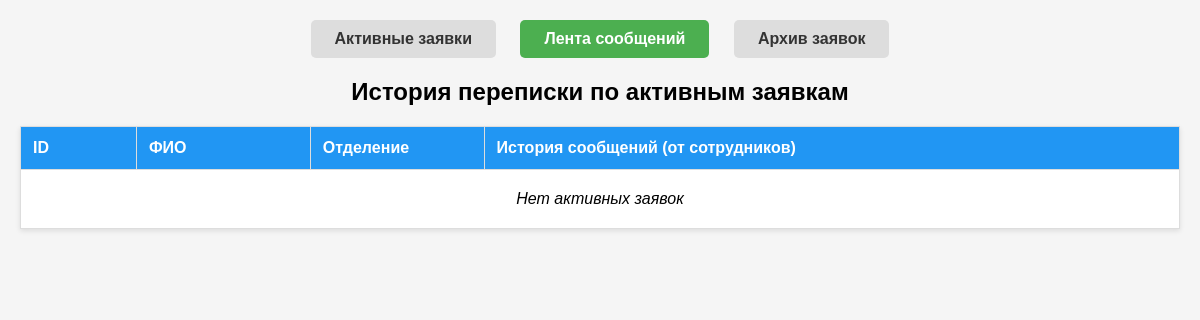
/comments, run on an earlier commit of the app's database.
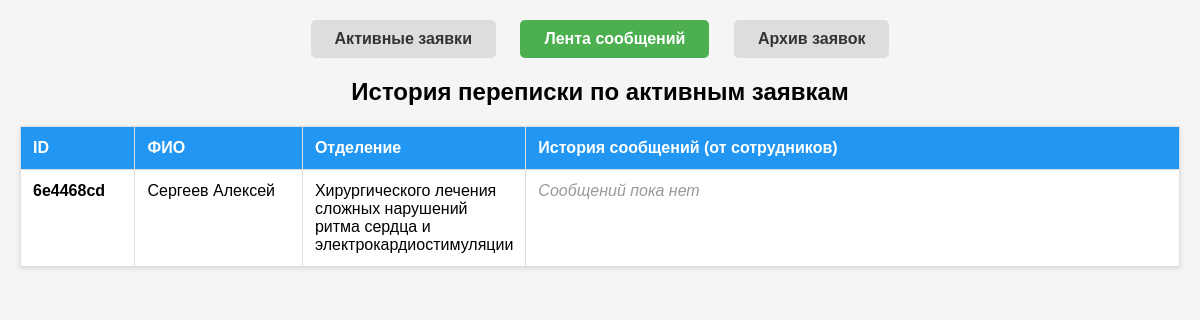
And on a later commit of the database.
### tables this page shows
CREATE TABLE applications (
        id INTEGER PRIMARY KEY AUTOINCREMENT,
        application_id TEXT UNIQUE,
        chat_id TEXT,
        ip TEXT,
        name TEXT,
        department TEXT,
        details TEXT,
        username TEXT,
        photos TEXT,
        status TEXT DEFAULT 'active',
        created_at TEXT,
        archived_at TEXT,
        done_by TEXT,
        difficulty TEXT DEFAULT 'low',
        staff_notes TEXT,
        solution TEXT,
        rating INTEGER DEFAULT 0,
        assignee TEXT 
    );

### server/server.py (the view)
@app.route("/comments")
def comments_view():
    applications = repo_get_comments_view()
    return render_template("comments.html", applications=applications)

### server/server.py (called while the page is built, shortened)
def get_db():
    if "db" not in g:
        g.db = sqlite3.connect(app.config["DATABASE"])
        g.db.row_factory = sqlite3.Row
    return g.db

def repo_get_comments_view():
    db = get_db()
    cur = db.execute(
        "SELECT application_id, name, department, details FROM applications WHERE status = 'active' ORDER BY created_at DESC"
    )
    apps = [dict(row) for row in cur.fetchall()]
    for app in apps:
        cur_msgs = db.execute(
            "SELECT sender, message_text, created_at FROM messages WHERE application_id = ? ORDER BY created_at ASC",
            (app["application_id"],),
        )
        msgs = [dict(row) for row in cur_msgs.fetchall()]
        app["messages"] = msgs
    return apps

### server/templates/comments.html (shortened to what this page needs)
<!DOCTYPE html>
<html lang="ru">
<head>
</head>
<body>
    <div class="nav-btns">
        <a href="{{ url_for('get_active_applications') }}">Активные заявки</a>
        <a href="{{ url_for('comments_view') }}" class="active">Лента сообщений</a>
        <a href="{{ url_for('get_archive') }}">Архив заявок</a>
    </div>
    <h2>История переписки по активным заявкам</h2>
    <table>
        <colgroup>
            <col style="width: 10%">
            <col style="width: 15%">
            <col style="width: 15%">
            <col style="width: 60%">
        </colgroup>
        <thead>
            <tr>
                <th>ID</th>
                <th>ФИО</th>
                <th>Отделение</th>
                <th>История сообщений (от сотрудников)</th>
            </tr>
        </thead>
        <tbody>
            {% for app in applications %}
            <tr>
                <td style="font-weight: bold;">{{ app.application_id }}</td>
                <td>{{ app.name }}</td>
                <td>{{ app.department }}</td>
                <td>
                    {% if app.messages %}
                        {% for msg in app.messages %}
                        <div class="msg-block">
                            <span class="msg-sender">@{{ msg.sender }}</span>
                            <span class="msg-date">{{ msg.created_at }}</span>
                            <div class="msg-text">{{ msg.message_text }}</div>
                        </div>
                        {% endfor %}
                    {% else %}
                        <span class="no-messages">Сообщений пока нет</span>
                    {% endif %}
                </td>
            </tr>
            {% else %}
            <tr>
                <td colspan="4" style="text-align: center; padding: 20px; font-style: italic;">Нет активных заявок</td>
            </tr>
            {% endfor %}
        </tbody>
    </table>
</body>
</html>

What changed in the data, as far as the page shows it:
added applications: application_id "6e4468cd", name "Сергеев Алексей", department "Хирургического лечения сложных нарушений ритма сердца и электрокардиостимуляции"
Also different on the page:
text no longer shown: "Нет активных заявок"
